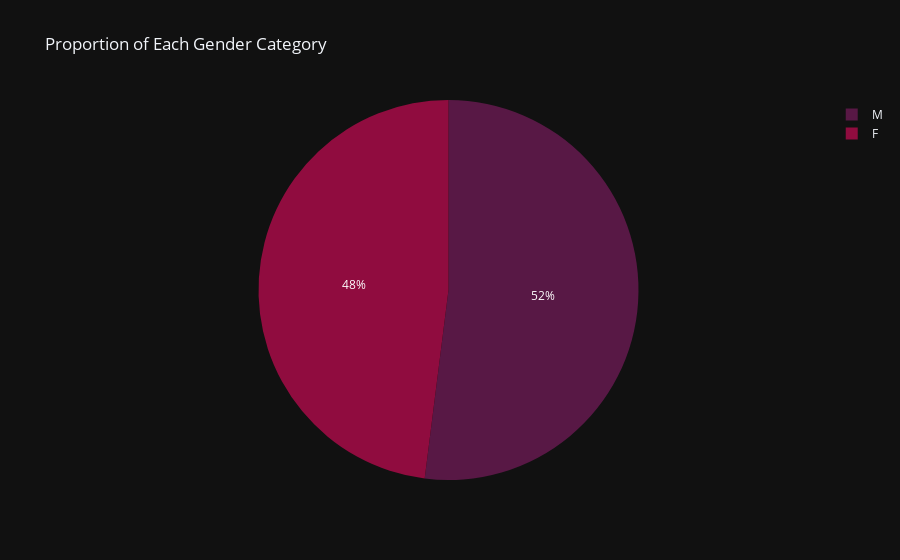

Write notebook code for a chart like this one.
### Code cell
# Assuming 'Sex' column contains the gender categories and you want to count them
gender_counts = df['Sex'].value_counts().reset_index()
gender_counts.columns = ['Sex', 'Count']

# Define colors for each category
colors = ['#581845', '#900C3F']  # Specify colors for Male and Female respectively

# Plotting the pie chart with specified colors
fig_pie = px.pie(gender_counts, values='Count', names='Sex', title='Proportion of Each Gender Category', template='plotly_dark')
fig_pie.update_traces(marker=dict(colors=colors))
fig_pie.show()

### Figure 1 — Plotly figure (JSON) as saved in the notebook; plotly's stock layout.template omitted (floating-point values rounded to 4 significant figures)
{"data": [{"domain": {"x": [0, 1], "y": [0, 1]}, "hovertemplate": "Sex=%{label}<br>Count=%{value}<extra></extra>", "labels": ["M", "F"], "legendgroup": "", "marker": {"colors": ["#581845", "#900C3F"]}, "name": "", "showlegend": true, "type": "pie", "values": [104, 96]}], "layout": {"autosize": true, "legend": {"tracegroupgap": 0}, "title": {"text": "Proportion of Each Gender Category"}}}
